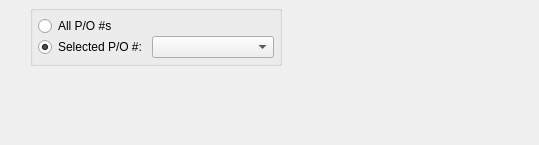
<?xml version="1.0" encoding="UTF-8"?>
<ui version="4.0">
 <comment>This file is part of the xTuple ERP: PostBooks Edition, a free and
open source Enterprise Resource Planning software suite,
Copyright (c) 1999-2010 by OpenMFG LLC, d/b/a xTuple.
It is licensed to you under the Common Public Attribution License
version 1.0, the full text of which (including xTuple-specific Exhibits)
is available at www.xtuple.com/CPAL.  By using this software, you agree
to be bound by its terms.</comment>
 <class>dspQuotesByCustomer</class>
 <widget class="QWidget" name="dspQuotesByCustomer">
  <property name="geometry">
   <rect>
    <x>0</x>
    <y>0</y>
    <width>539</width>
    <height>145</height>
   </rect>
  </property>
  <property name="windowTitle">
   <string>Quote Lookup by Customer</string>
  </property>
  <layout class="QHBoxLayout" name="horizontalLayout">
   <item>
    <layout class="QVBoxLayout">
     <property name="spacing">
      <number>0</number>
     </property>
     <property name="margin">
      <number>0</number>
     </property>
     <item>
      <widget class="CustCluster" name="_cust"/>
     </item>
     <item>
      <spacer>
       <property name="orientation">
        <enum>Qt::Vertical</enum>
       </property>
       <property name="sizeType">
        <enum>QSizePolicy::Expanding</enum>
       </property>
       <property name="sizeHint" stdset="0">
        <size>
         <width>20</width>
         <height>0</height>
        </size>
       </property>
      </spacer>
     </item>
    </layout>
   </item>
   <item>
    <layout class="QVBoxLayout">
     <property name="spacing">
      <number>5</number>
     </property>
     <property name="margin">
      <number>0</number>
     </property>
     <item>
      <widget class="QGroupBox" name="ButtonGroup5">
       <property name="sizePolicy">
        <sizepolicy hsizetype="Preferred" vsizetype="Preferred">
         <horstretch>0</horstretch>
         <verstretch>0</verstretch>
        </sizepolicy>
       </property>
       <property name="title">
        <string/>
       </property>
       <layout class="QVBoxLayout">
        <property name="spacing">
         <number>0</number>
        </property>
        <property name="margin">
         <number>5</number>
        </property>
        <item>
         <widget class="QRadioButton" name="_allPOs">
          <property name="text">
           <string>All P/O #s</string>
          </property>
          <property name="checked">
           <bool>false</bool>
          </property>
         </widget>
        </item>
        <item>
         <layout class="QHBoxLayout">
          <property name="spacing">
           <number>5</number>
          </property>
          <property name="margin">
           <number>0</number>
          </property>
          <item>
           <widget class="QRadioButton" name="_selectedPO">
            <property name="text">
             <string>Selected P/O #:</string>
            </property>
            <property name="checked">
             <bool>true</bool>
            </property>
           </widget>
          </item>
          <item>
           <widget class="XComboBox" name="_poNumber">
            <property name="sizePolicy">
             <sizepolicy hsizetype="Expanding" vsizetype="Fixed">
              <horstretch>0</horstretch>
              <verstretch>0</verstretch>
             </sizepolicy>
            </property>
           </widget>
          </item>
         </layout>
        </item>
       </layout>
      </widget>
     </item>
     <item>
      <layout class="QHBoxLayout">
       <property name="spacing">
        <number>0</number>
       </property>
       <property name="margin">
        <number>0</number>
       </property>
       <item>
        <widget class="DateCluster" name="_dates"/>
       </item>
       <item>
        <spacer>
         <property name="orientation">
          <enum>Qt::Horizontal</enum>
         </property>
         <property name="sizeType">
          <enum>QSizePolicy::MinimumExpanding</enum>
         </property>
         <property name="sizeHint" stdset="0">
          <size>
           <width>0</width>
           <height>20</height>
          </size>
         </property>
        </spacer>
       </item>
      </layout>
     </item>
     <item>
      <spacer name="verticalSpacer">
       <property name="orientation">
        <enum>Qt::Vertical</enum>
       </property>
       <property name="sizeHint" stdset="0">
        <size>
         <width>20</width>
         <height>0</height>
        </size>
       </property>
      </spacer>
     </item>
    </layout>
   </item>
   <item>
    <spacer name="horizontalSpacer">
     <property name="orientation">
      <enum>Qt::Horizontal</enum>
     </property>
     <property name="sizeHint" stdset="0">
      <size>
       <width>0</width>
       <height>20</height>
      </size>
     </property>
    </spacer>
   </item>
  </layout>
 </widget>
 <layoutdefault spacing="5" margin="5"/>
 <pixmapfunction>qPixmapFromMimeSource</pixmapfunction>
 <customwidgets>
  <customwidget>
   <class>CustCluster</class>
   <extends>QWidget</extends>
   <header>custcluster.h</header>
  </customwidget>
  <customwidget>
   <class>DateCluster</class>
   <extends>QWidget</extends>
   <header>datecluster.h</header>
  </customwidget>
  <customwidget>
   <class>XComboBox</class>
   <extends>QComboBox</extends>
   <header>xcombobox.h</header>
  </customwidget>
 </customwidgets>
 <tabstops>
  <tabstop>_cust</tabstop>
  <tabstop>_allPOs</tabstop>
  <tabstop>_selectedPO</tabstop>
  <tabstop>_poNumber</tabstop>
  <tabstop>_dates</tabstop>
 </tabstops>
 <resources/>
 <connections>
  <connection>
   <sender>_selectedPO</sender>
   <signal>toggled(bool)</signal>
   <receiver>_poNumber</receiver>
   <slot>setEnabled(bool)</slot>
   <hints>
    <hint type="sourcelabel">
     <x>20</x>
     <y>20</y>
    </hint>
    <hint type="destinationlabel">
     <x>20</x>
     <y>20</y>
    </hint>
   </hints>
  </connection>
 </connections>
</ui>
